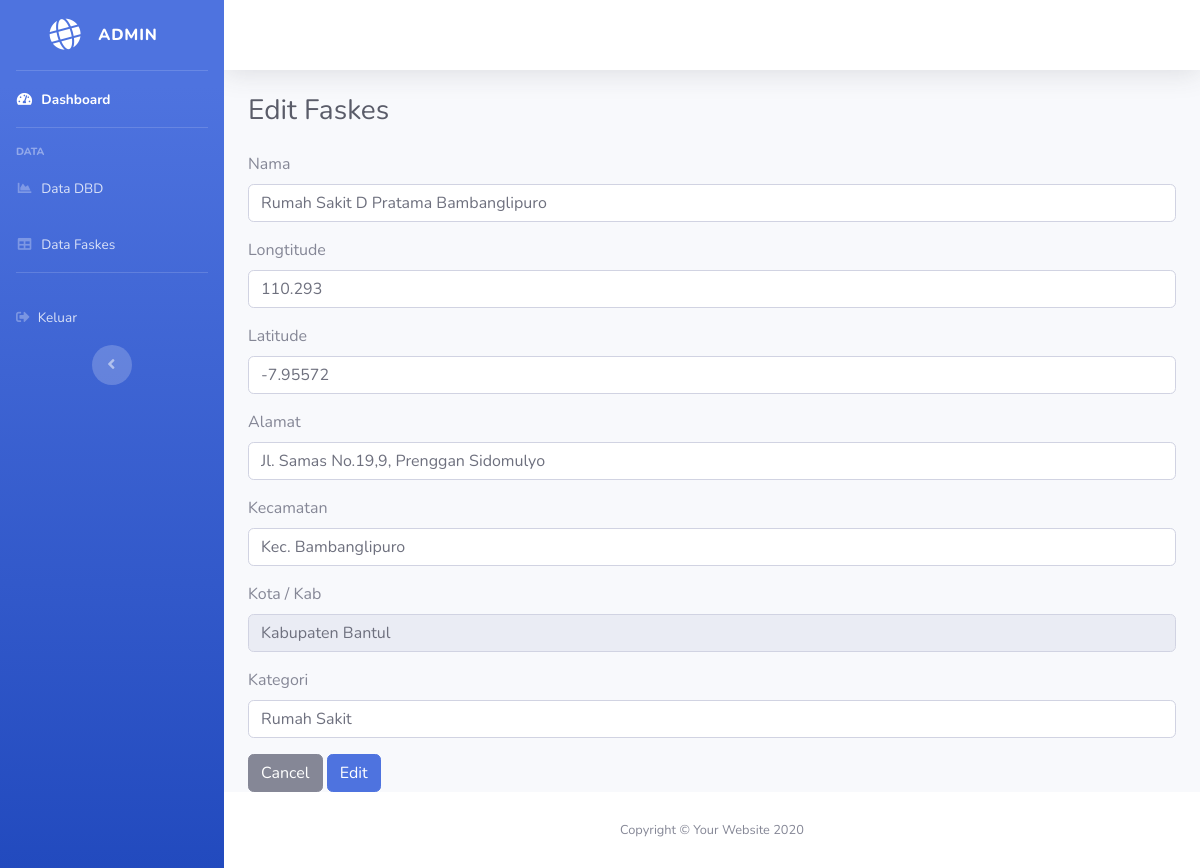
The app's page /admin/edit_faskes/1 with its own data.
### tables this page shows
CREATE TABLE `data_faskes` (
  `id` int(11) NOT NULL,
  `longtitude` float NOT NULL,
  `latitude` float NOT NULL,
  `nama` varchar(200) NOT NULL,
  `alamat` varchar(200) NOT NULL,
  `kecamatan` varchar(100) NOT NULL,
  `kota/kab` varchar(100) NOT NULL,
  `kategori` varchar(100) NOT NULL
);

### application/controllers/Admin.php (called while the page is built, shortened)
<?php
class Admin extends CI_Controller
{
  public function edit_faskes($id)
  {
    $data['head'] = 'Edit Faskes';
    $data['user'] = $this->db->get_where('user', ['email' => $this->session->userdata('email')])->row_array();
    $data['faskes'] = $this->db->get_where('data_faskes', ['id' => $id])->row_array();
    $this->form_validation->set_rules('nama', 'Nama', 'required|trim');
    $this->form_validation->set_rules('longtitude', 'Longtitude', 'required|trim');
    $this->form_validation->set_rules('latitude', 'latitude', 'required|trim');
    $this->form_validation->set_rules('alamat', 'Alamat', 'required|trim');
    $this->form_validation->set_rules('kecamatan', 'Kecamatan', 'required|trim');
    $this->form_validation->set_rules('kota/kab', 'Kota/Kab', 'required|trim');
    $this->form_validation->set_rules('kategori', 'Kategori', 'required|trim');
    if ($this->form_validation->run() == false) {
      $this->load->view('templates/headerad', $data);
      $this->load->view('templates/sidebarad', $data);
      $this->load->view('templates/topbarad', $data);
      $this->load->view('admin/edit_faskes', $data);
      $this->load->view('templates/footerad');
    }
  }
}

### index.php (called while the page is built, shortened)
<?php
require_once BASEPATH.'core/CodeIgniter.php';

### application/views/admin/edit_faskes.php (the view, shortened to what this page needs)
<div class="container-fluid">
  <h1 class="h3 mb-4 text-gray-800">
    <?= $head; ?>
  </h1>
  <form action="" method="post">
    <form>
      <div class="form-group">
        <label for="nama">Nama</label>
        <input type="text" class="form-control" id="nama" name="nama" value="<?= $faskes['nama']; ?>">
      </div>
      <div class="form-group">
        <label for="longtitude">Longtitude</label>
        <input type="text" class="form-control" id="longtitude" name="longtitude" value="<?= $faskes['longtitude']; ?>">
      </div>
      <div class="form-group">
        <label for="latitude">Latitude</label>
        <input type="text" class="form-control" id="latitude" name="latitude" placeholder="latitude" value="<?= $faskes['latitude']; ?>">
      </div>
      <div class="form-group">
        <label for="alamat">Alamat</label>
        <input type="text" class="form-control" id="alamat" name="alamat" placeholder="alamat" value="<?= $faskes['alamat']; ?>">
      </div>
      <div class="form-group">
        <label for="kecamatan">Kecamatan</label>
        <input type="text" class="form-control" id="kecamatan" name="kecamatan" placeholder="kecamatan" value="<?= $faskes['kecamatan']; ?>">
      </div>
      <div class="form-group">
        <label for="kode/kab">Kota / Kab</label>
        <input type="text" class="form-control" id="kota/kab" name="kota/kab" placeholder="kota/kab" value="<?= $faskes['kota/kab']; ?>" readonly>
      </div>
      <div class="form-group">
        <label for="kategori">Kategori </label>
        <input type="text" class="form-control" id="kategori" name="kategori" placeholder="kategori" value="<?= $faskes['kategori']; ?>">
      </div>
      <button type="button" class="btn btn-secondary">Cancel</button>
      <button type="submit" name="edit_faskes" class="btn btn-primary">Edit</button>
    </form>
</div>

### records on screen
data_faskes: nama "Rumah Sakit D Pratama Bambanglipuro", longtitude "110.293", latitude "-7.95572", alamat "Jl. Samas No.19,9, Prenggan Sidomulyo", kecamatan "Kec. Bambanglipuro", value "Kabupaten Bantul", kategori "Rumah Sakit"

### other values on screen
$head "Edit Faskes"
